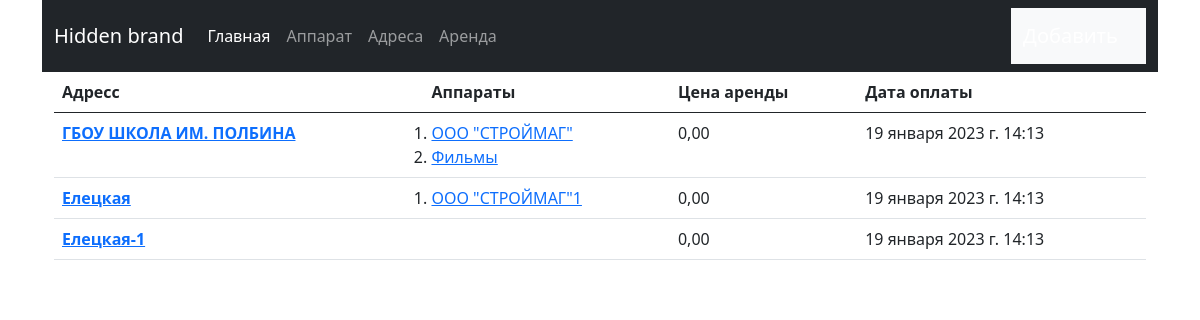
/, run on an earlier commit of the app's database.
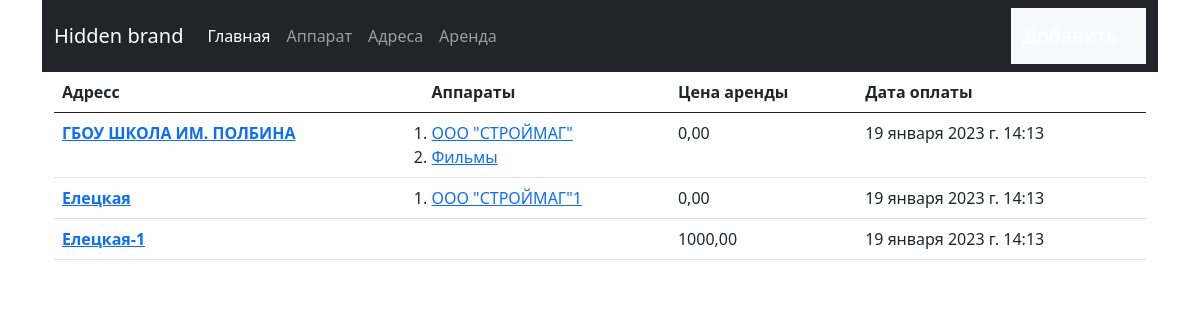
And on a later commit of the database.
### vend/models.py (models this page shows, shortened)
class Address(models.Model):
    name = models.CharField(max_length=200)
    slug = models.SlugField(max_length=200)
    created_at = models.DateTimeField(auto_now=True)
    created = models.DateTimeField(auto_now_add=True)
    to_rent = models.DecimalField('Аренда', max_digits=10, decimal_places=2, blank=True, null=True, )
    publish = models.DateTimeField(default=timezone.now, blank=True, null=True, )
    class Meta:
        verbose_name = 'Адрес'
        verbose_name_plural = 'Адреса'
    def get_absolute_url(self):
        return reverse('address_detail', kwargs={'address': self.slug})

### vend/views.py (the view)
# urls.py: path('', HomeList.as_view(), name='home'),
class HomeList(ListView):
    model = Address
    template_name = 'vend/home.html'
    context_object_name = 'address'

### vend/models.py (called while the page is built)
    def get_absolute_url(self):
        a = Address.objects.all()
        return reverse('device_detail', kwargs={'slug': self.slug})

### templates/vend/home.html (shortened to what this page needs)
{% extends 'base.html' %}
{% block content %}
    <table class="table">
        <thead>
        <tr>
            <th scope="col">Адресс</th>
            <th scope="col">Аппараты</th>
            <th scope="col">Цена аренды</th>
            <th scope="col">Дата оплаты</th>
        </tr>
        </thead>
        <tbody>
        {% for item in address %}
            <tr>
                <th scope="row"><a href="{{ item.get_absolute_url }}">{{ item.name }}</a></th>
                <td>
                    <ol style="margin: 0; padding: 0;">
                        {% for i in item.device.all %}
                            <li>
                                <a href="{{ i.get_absolute_url }}">{{ i.name }}</a>
                            </li>
                        {% endfor %}
                    </ol>
                </td>
                <td>{{ item.to_rent }}</td>
                <td>{{ item.publish }}</td>
            </tr>
        {% endfor %}
        </tbody>
    </table>
{% endblock %}

What changed in the data, as far as the page shows it:
changed Address "Елецкая-1": to_rent "0,00" → "1000,00"
